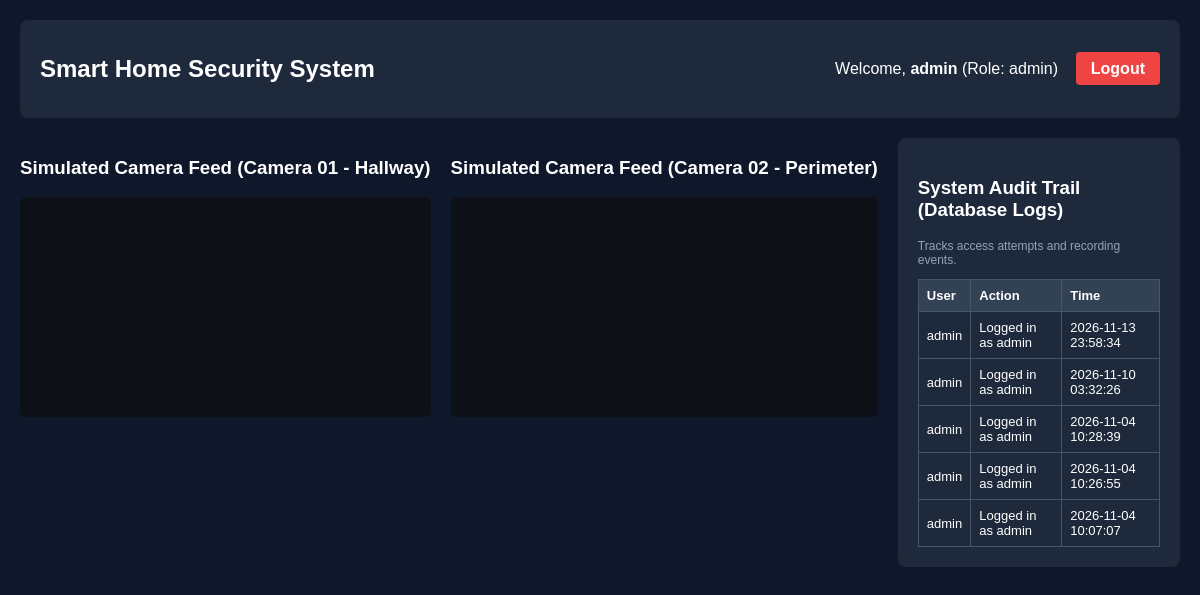
/dashboard (signed in), run on the app's committed database.
### tables this page shows
CREATE TABLE audit_logs (
                        id INTEGER PRIMARY KEY AUTOINCREMENT,
                        username TEXT,
                        action TEXT,
                        timestamp TEXT);

### app.py (the view)
@app.route('/dashboard')
def dashboard():
    if 'username' not in session:
        return redirect(url_for('login'))
    conn = sqlite3.connect('security.db')
    cursor = conn.cursor()
    cursor.execute("SELECT username, action, timestamp FROM audit_logs ORDER BY id DESC LIMIT 5")
    logs = cursor.fetchall()
    conn.close()
    return render_template('dashboard.html', username=session['username'], role=session['role'], logs=logs)

### templates/dashboard.html (shortened to what this page needs)
<!DOCTYPE html>
<html lang="en">
<head>
</head>
<body>
    <header>
        <h2>Smart Home Security System</h2>
        <div>
            <span>Welcome, <strong>{{ username }}</strong> (Role: {{ role }})</span> &nbsp;&nbsp;
            <a href="/logout" class="logout-btn">Logout</a>
        </div>
    </header>
    <div class="container">
<div class="feed-card" style="margin-bottom: 20px;">
    <h3>Simulated Camera Feed (Camera 01 - Hallway)</h3>
    <iframe src="{{ url_for('video_feed', cam_id='1') }}" width="100%" height="220px" style="border:none; border-radius:6px; background:#0d1117;"></iframe>
</div>
<div class="feed-card">
    <h3>Simulated Camera Feed (Camera 02 - Perimeter)</h3>
    <iframe src="{{ url_for('video_feed', cam_id='2') }}" width="100%" height="220px" style="border:none; border-radius:6px; background:#0d1117;"></iframe>
</div>
        <div class="log-box">
            <h3>System Audit Trail (Database Logs)</h3>
            <p style="font-size: 12px; color: #94a3b8;">Tracks access attempts and recording events.</p>
            <table>
                <tr>
                    <th>User</th>
                    <th>Action</th>
                    <th>Time</th>
                </tr>
                {% for log in logs %}
                <tr>
                    <td>{{ log[0] }}</td>
                    <td>{{ log[1] }}</td>
                    <td>{{ log[2] }}</td>
                </tr>
                {% endfor %}
            </table>
        </div>
    </div>
</body>
</html>

### templates/dashboard.html (style rules this page uses)
body { font-family: Arial, sans-serif; background: #0f172a; color: #fff; margin: 0; padding: 20px; }
header { display: flex; justify-content: space-between; align-items: center; background: #1e293b; padding: 15px 20px; border-radius: 8px; }
.container { display: flex; gap: 20px; margin-top: 20px; }
.log-box { flex: 1; background: #1e293b; padding: 20px; border-radius: 8px; }
table { width: 100%; font-size: 13px; border-collapse: collapse; margin-top: 10px; }
th, td { border: 1px solid #475569; padding: 8px; text-align: left; }
th { background: #334155; }
.logout-btn { background: #ef4444; color: white; padding: 8px 15px; text-decoration: none; border-radius: 4px; font-weight: bold; }

### data on the page
audit_logs: username "admin", action "Logged in as admin", timestamp "2026-11-13 23:58:34"
audit_logs: username "admin", action "Logged in as admin", timestamp "2026-11-10 03:32:26"
audit_logs: username "admin", action "Logged in as admin", timestamp "2026-11-04 10:28:39"
audit_logs: username "admin", action "Logged in as admin", timestamp "2026-11-04 10:26:55"
audit_logs: username "admin", action "Logged in as admin", timestamp "2026-11-04 10:07:07"

### other printed values
{{ username }} "admin"
{{ role }} "admin"
